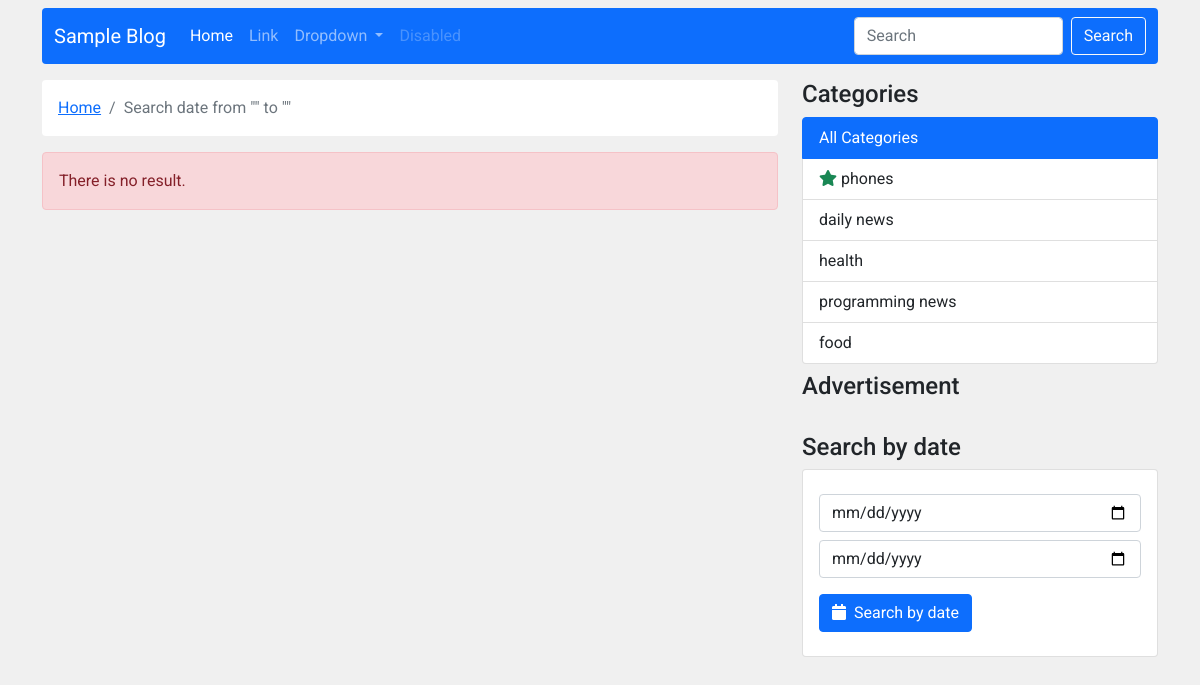
Screenshot of /search_by_date.php with the database file from the repository.
### tables this page shows
CREATE TABLE `categories` (
  `id` int(11) NOT NULL,
  `title` varchar(255) NOT NULL,
  `ordering` int(11) NOT NULL,
  `user_id` int(11) DEFAULT NULL,
  `created_at` timestamp NOT NULL DEFAULT current_timestamp()
);

### core/base.php (called while the page is built, shortened)
<?php
function con() {
    return $conn = new mysqli('localhost','root','','blog');
}

### search_by_date.php (the view, shortened to what this page needs)
<?php require_once "core/base.php" ?>
<?php require_once "core/functions.php" ?>
<?php require_once "front_panel/head.php" ?>
</head>
<body style="background-color: #f0f0f0;">
<div class="container">
    <nav class="navbar navbar-expand-lg navbar-dark bg-primary my-2 rounded">
        <div class="container-fluid">
            <a class="navbar-brand" href="index.php">Sample Blog</a>
            <div class="collapse navbar-collapse" id="navbarSupportedContent">
                <ul class="navbar-nav me-auto mb-2 mb-lg-0">
                    <li class="nav-item">
                        <a class="nav-link active" aria-current="page" href="index.php">Home</a>
                    </li>
                    <li class="nav-item">
                        <a class="nav-link" href="#">Link</a>
                    </li>
                    <li class="nav-item dropdown">
                        <a class="nav-link dropdown-toggle" href="#" id="navbarDropdown" role="button" data-bs-toggle="dropdown" aria-expanded="false">
                            Dropdown
                        </a>
                    </li>
                    <li class="nav-item">
                        <a class="nav-link disabled">Disabled</a>
                    </li>
                </ul>
                <form class="d-flex" action="search.php" method="post">
                    <input class="form-control me-2" type="search" name="search_by" placeholder="Search" aria-label="Search">
                    <button class="btn btn-outline-light" name="search" type="submit">Search</button>
                </form>
            </div>
        </div>
    </nav>
    <div class="row">
        <div class="col-12 col-md-8">
            <nav aria-label="breadcrumb" class="mt-2 bg-white p-3 mb-3 rounded">
                <ol class="breadcrumb m-0">
                    <li class="breadcrumb-item"><a href="index.php">Home</a></li>
                    <li class="breadcrumb-item active" aria-current="page">Search date from "<?php echo($_GET['start']) ?>" to "<?php echo($_GET['end']) ?>"</li>
                </ol>
            </nav>
            <?php if(count(searchPostByDate($_GET['start'],$_GET['end'])) == 0) {
                echo alert("There is no result.","danger");
            } ?>
        </div>
        <div class="col-12 col-md-4">
            <div class="front-panel-right-side">
                <h4 class="my-2">Categories</h4>
                <div class="list-group">
                    <a href="index.php" class="list-group-item list-group-item-action <?php echo isset($_GET['category_id']) ? : 'active' ?>">All Categories</a>
                    <?php foreach (fCategories() as $row) { ?>
                        <a href="category_based_post.php?category_id=<?php echo $row['id'] ?>"
                           class="list-group-item list-group-item-action
                           <?php echo isset($_GET['category_id']) ? ($row['id'] == $_GET['category_id'] ? 'active' : '') : '' ?>">
                            <?php if($row['ordering'] == 1) { ?>
                                <i class="fas fa-star text-success"></i>
                            <?php } ?>
                            <?php echo $row['title'] ?>
                        </a>
                    <?php } ?>
                </div>
                <h4 class="my-2">Advertisement</h4>
                <h4 class="my2">Search by date</h4>
                <div class="card">
                    <div class="card-body">
                        <form action="search_by_date.php" method="get">
                            <input type="date" name="start" class="form-control my-2">
                            <input type="date" name="end" class="form-control my-2">
                            <button class="btn btn-primary my-2" name="searchdate"><i class="fas fa-calendar me-2"></i>Search by date</button>
                        </form>
                    </div>
                </div>
            </div>
        </div>
    </div>
</div>
<?php require_once "front_panel/foot.php" ?>

### assets/css/style.css (style rules this page uses)
:root { --primary: #2397F1ED; --primary-soft: #f0f0f0; --soft-success: #8eecf5; }
* { margin: 0; padding: 0; box-sizing: border-box; }
body { font-family: 'Roboto', sans-serif; }
.front-panel-right-side { position: -webkit-sticky; position: sticky; top: 15px; }

### rows the page displays
categories: ordering 1 (drawn), title "phones"
categories: title "daily news"
categories: title "health"
categories: title "programming news"
categories: title "food"

### other values shown
$data "There is no result."
